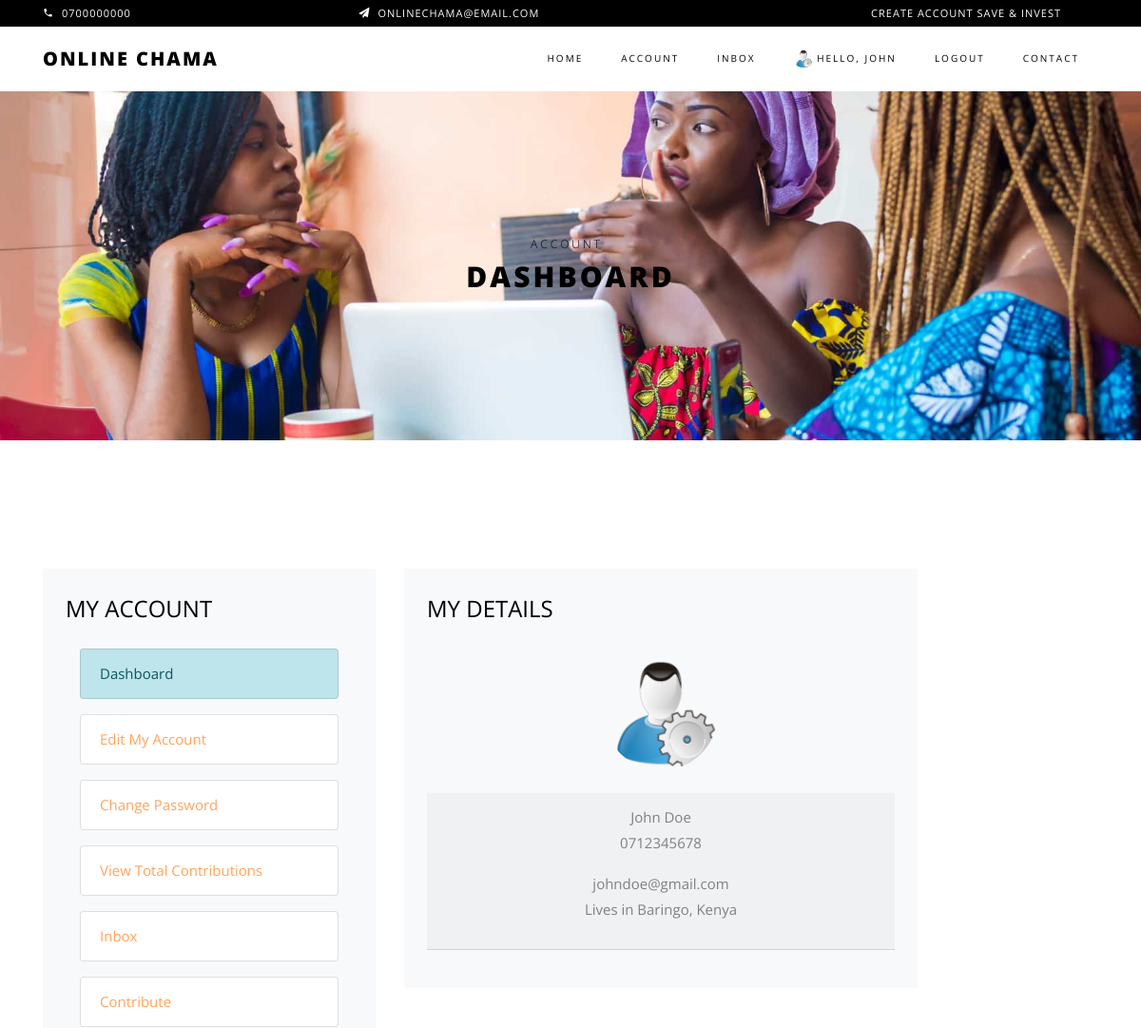
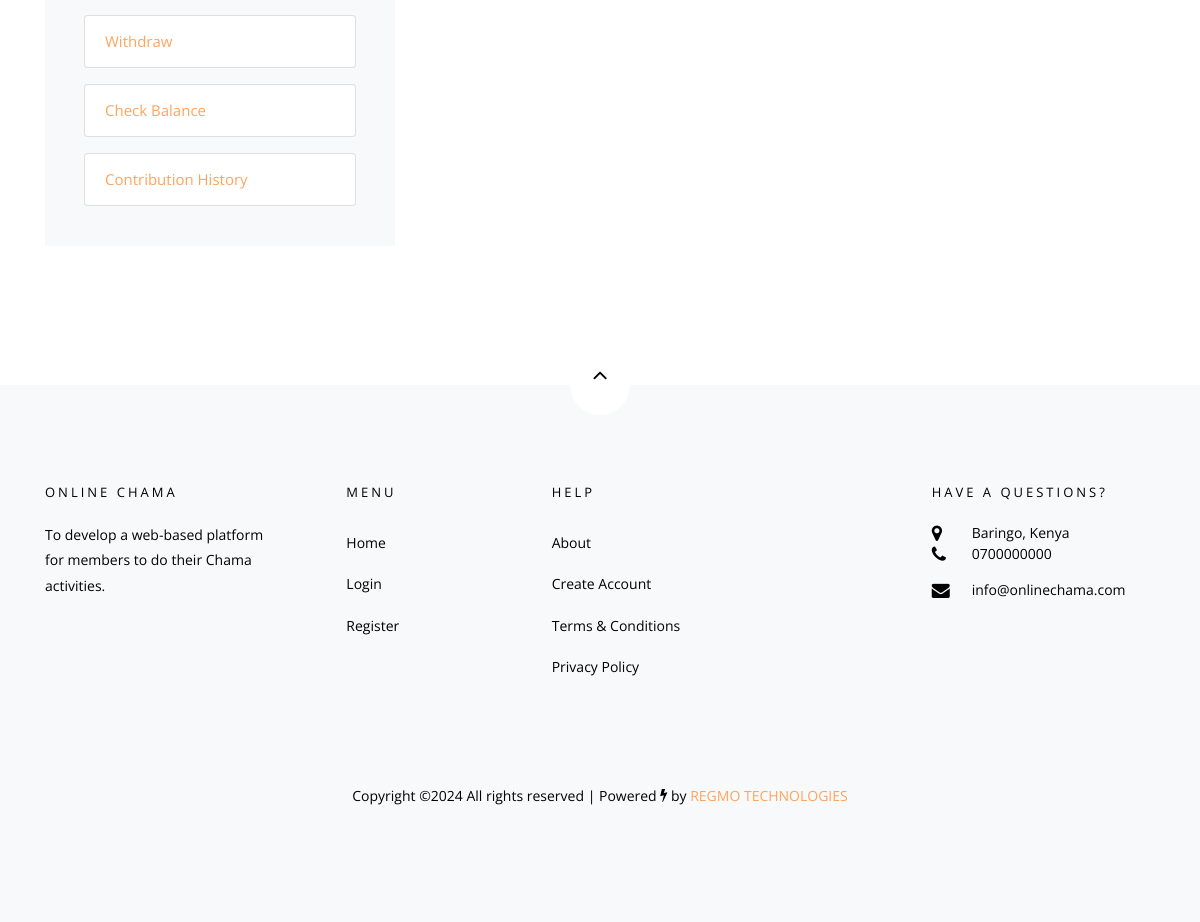
The app's page /account/ (signed in) with its own data (2 pictures, top to bottom).
### users/models.py (models this page shows, shortened)
class Account(AbstractBaseUser):
    first_name = models.CharField(max_length=50)
    last_name = models.CharField(max_length=50)
    username = models.CharField(max_length=50, unique=True)
    email = models.EmailField(max_length=100, unique=True)
    phone_number = models.CharField(max_length=50)
    date_joined = models.DateTimeField(auto_now_add=True)
    last_login = models.DateTimeField(auto_now_add=True)
    is_admin = models.BooleanField(default=False)
    is_staff = models.BooleanField(default=False)
    is_active = models.BooleanField(default=False)
    is_superadmin = models.BooleanField(default=False)
    USERNAME_FIELD = 'email'
    REQUIRED_FIELDS = ['username', 'first_name', 'last_name']
    objects = MyAccountManager()

class UserProfile(models.Model):
    user = models.OneToOneField(Account, on_delete=models.CASCADE)
    gender = models.CharField(blank=True, max_length=20)
    profile_picture = models.ImageField(blank=True, upload_to='userprofile', default="userprofile/default.png")
    city = models.CharField(blank=True, max_length=20)
    country = models.CharField(blank=True, max_length=20)

### users/views.py (the view)
# urls.py: path('account/', views.account, name="account"),
@login_required(login_url='login')
def account(request):
    userprofile = UserProfile.objects.get(user_id=request.user.id)
    context = {
        'userprofile': userprofile,
    }
    return render(request, 'users/account.html', context)

### users/templates/users/account.html (shortened to what this page needs)
{% extends 'main.html' %}
{% load static %}
{% block content %}
<div class="hero-wrap hero-bread" style="background-image: url('/static/images/chama8.jpg');">
    <div class="container">
      <div class="row no-gutters slider-text align-items-center justify-content-center">
        <div class="col-md-9 ftco-animate text-center">
            <p class="breadcrumbs"><span class="mr-2"><a href="{% url 'account' %}">Account</a></span> </p>
          <h1 class="mb-0 bread">Dashboard</h1>
        </div>
      </div>
    </div>
  </div>
<section class="ftco-section">
    <div class="container">
      <div class="row justify-content-center">
        <div class="col-xl-12  ftco-animate">
            <div class="row mb-1 d-flex">
                {% include 'includes/sidebar.html' %}
                <div class="col-md-6">
                    <div class="cart-detail bg-light p-3 p-md-4">
                        <h3 class="billing-heading mb-4">My Details</h3>
                        <div class="row align-items-end">
                        <div class="col-md-12">
                          <div class="form-group text-center">
                            <p  class="nav-item"><a href="{% url 'edit_profile' %}" class="nav-link"><img src="{{user.userprofile.profile_picture.url}}" alt="Avatar"  width="120" height="120" style="border-radius:50%"></a></p>
                            <div class="card-header">
                            <a>{{user.first_name}} {{user.last_name}}</a>
                            <p>{{user.phone_number}}</p>
                            <span>{{user.email}}</span>
                            {% if userprofile.country and userprofile.city %}
                            <p>Lives in <span>{{userprofile.city}}, {{userprofile.country}}</span></p>
                            {%endif%}
                          </div>
                        </div>
                        </div>
                    </div>
                    </div>
                </div>
            </div>
        </div>
      </div>
    </div>
  </section>
{% endblock %}

### templates/includes/navbar.html (shortened to what this page needs)
{% load static %}
<nav class="navbar navbar-expand-lg navbar-dark ftco_navbar bg-dark ftco-navbar-light" id="ftco-navbar">
	    <div class="container">
	      <a class="navbar-brand" href="{% url 'home' %}">Online Chama</a>
	      <div class="collapse navbar-collapse" id="ftco-nav">
	        <ul class="navbar-nav ml-auto">
	          <li class="nav-item active"><a href="{% url 'home' %}" class="nav-link">Home</a></li>
			  {% if request.user.is_authenticated %}
			  <li class="nav-item"><a href="{% url 'account' %}" class="nav-link">Account</a></li>
			  {% if request.user.is_admin %}
			  {% else %}
			  <li class="nav-item"><a href="{% url 'inbox' %}" class="nav-link">Inbox</strong></a></li>
			  {% endif %}
			  <li class="nav-item"><a href="{% url 'account' %}" class="nav-link"><img src="{{user.userprofile.profile_picture.url}}" alt="Avatar"  width="20" height="20" style="border-radius:50%"> Hello, {{user.first_name}}{% if user.is_admin == True %}(Admin){% else %}{% endif %} </a></li>
			  <li class="nav-item"><a href="{% url 'logout' %}" class="nav-link">Logout</a></li>
			  {% else %}
	          <li class="nav-item"><a href="{% url 'login' %}" class="nav-link">Login</a></li>
	          <li class="nav-item"><a href="{% url 'register' %}" class="nav-link">Register</a></li>
			  {% endif %}
			  <li class="nav-item"><a href="{% url 'contact' %}" class="nav-link">Contact</a></li>
	        </ul>
	      </div>
	    </div>
	  </nav>

### records on screen
Account: userprofile.profile_picture (picture), first_name "JOHN", first_name "John", last_name "Doe", phone_number "0712345678", email "johndoe@gmail.com"
UserProfile: city "Baringo", country "Kenya"
